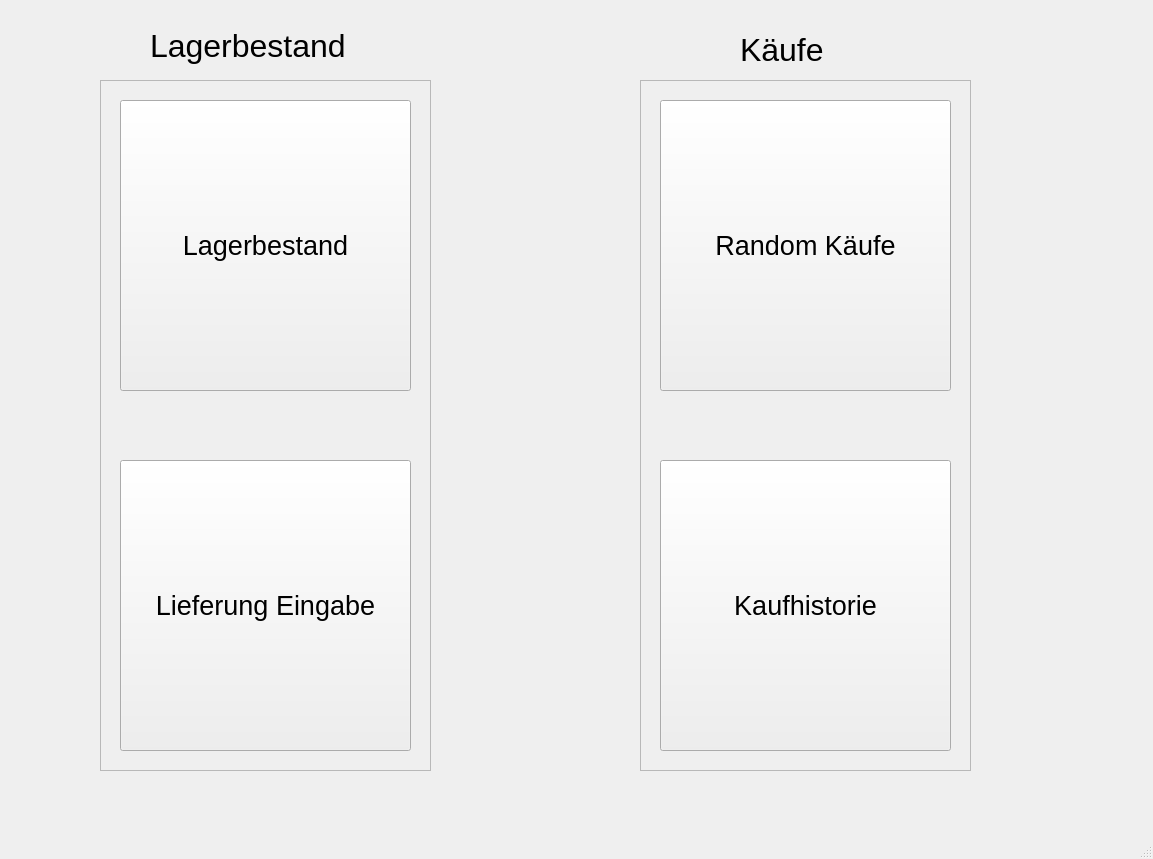
<?xml version="1.0" encoding="UTF-8"?>
<ui version="4.0">
 <class>MainWindow</class>
 <widget class="QMainWindow" name="MainWindow">
  <property name="geometry">
   <rect>
    <x>0</x>
    <y>0</y>
    <width>1153</width>
    <height>859</height>
   </rect>
  </property>
  <property name="font">
   <font>
    <pointsize>10</pointsize>
   </font>
  </property>
  <property name="windowTitle">
   <string>Supermarkt Lagerverwaltung</string>
  </property>
  <widget class="QWidget" name="centralwidget">
   <widget class="QFrame" name="frame">
    <property name="geometry">
     <rect>
      <x>100</x>
      <y>80</y>
      <width>331</width>
      <height>691</height>
     </rect>
    </property>
    <property name="frameShape">
     <enum>QFrame::StyledPanel</enum>
    </property>
    <property name="frameShadow">
     <enum>QFrame::Raised</enum>
    </property>
    <widget class="QPushButton" name="pushButton">
     <property name="geometry">
      <rect>
       <x>20</x>
       <y>20</y>
       <width>291</width>
       <height>291</height>
      </rect>
     </property>
     <property name="font">
      <font>
       <pointsize>20</pointsize>
      </font>
     </property>
     <property name="text">
      <string>Lagerbestand</string>
     </property>
    </widget>
    <widget class="QPushButton" name="pushButton_3">
     <property name="geometry">
      <rect>
       <x>20</x>
       <y>380</y>
       <width>291</width>
       <height>291</height>
      </rect>
     </property>
     <property name="font">
      <font>
       <pointsize>20</pointsize>
      </font>
     </property>
     <property name="text">
      <string>Lieferung Eingabe</string>
     </property>
    </widget>
   </widget>
   <widget class="QFrame" name="frame_2">
    <property name="geometry">
     <rect>
      <x>640</x>
      <y>80</y>
      <width>331</width>
      <height>691</height>
     </rect>
    </property>
    <property name="frameShape">
     <enum>QFrame::StyledPanel</enum>
    </property>
    <property name="frameShadow">
     <enum>QFrame::Raised</enum>
    </property>
    <widget class="QPushButton" name="pushButton_2">
     <property name="geometry">
      <rect>
       <x>20</x>
       <y>20</y>
       <width>291</width>
       <height>291</height>
      </rect>
     </property>
     <property name="font">
      <font>
       <pointsize>20</pointsize>
      </font>
     </property>
     <property name="text">
      <string>Random Käufe</string>
     </property>
     <property name="iconSize">
      <size>
       <width>20</width>
       <height>20</height>
      </size>
     </property>
    </widget>
    <widget class="QPushButton" name="pushButton_4">
     <property name="geometry">
      <rect>
       <x>20</x>
       <y>380</y>
       <width>291</width>
       <height>291</height>
      </rect>
     </property>
     <property name="font">
      <font>
       <pointsize>20</pointsize>
      </font>
     </property>
     <property name="text">
      <string>Kaufhistorie</string>
     </property>
    </widget>
   </widget>
   <widget class="QLabel" name="label">
    <property name="geometry">
     <rect>
      <x>150</x>
      <y>20</y>
      <width>241</width>
      <height>51</height>
     </rect>
    </property>
    <property name="font">
     <font>
      <pointsize>24</pointsize>
     </font>
    </property>
    <property name="text">
     <string>Lagerbestand</string>
    </property>
   </widget>
   <widget class="QLabel" name="label_2">
    <property name="geometry">
     <rect>
      <x>740</x>
      <y>29</y>
      <width>111</width>
      <height>41</height>
     </rect>
    </property>
    <property name="font">
     <font>
      <pointsize>24</pointsize>
     </font>
    </property>
    <property name="text">
     <string>Käufe</string>
    </property>
   </widget>
  </widget>
  <widget class="QMenuBar" name="menubar">
   <property name="geometry">
    <rect>
     <x>0</x>
     <y>0</y>
     <width>1153</width>
     <height>26</height>
    </rect>
   </property>
  </widget>
  <widget class="QStatusBar" name="statusbar"/>
 </widget>
 <resources/>
 <connections/>
</ui>
